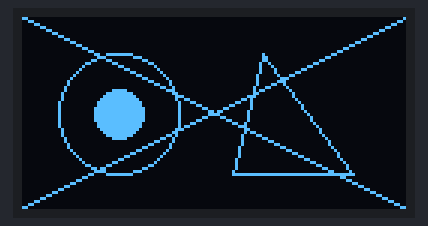
A sketch run on a simulated Arduino Uno, built with avr-gcc and run on an emulated ATmega328P. On the bench: 128×64 one-colour display. What the sketch prints to the serial monitor is not drawn.

Above: at 3.1 s.
At 6.1 s:
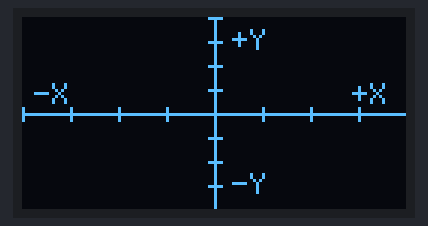
At 9.1 s:
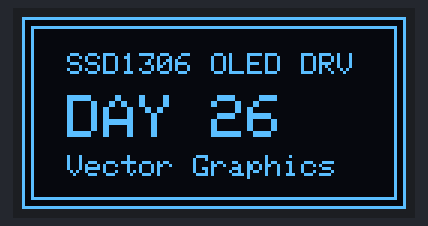

The sketch:

Day_26_OLED_Graphics.ino
```cpp
/*
 * 100 Projects with Arduino - Day 26
 * Project: SSD1306 OLED Display Graphics (Vector Drawing & Framebuffers)
 *
 * DESCRIPTION:
 * This project interfaces a 0.96" 128x64 pixel OLED display driven by the SSD1306 chip.
 * To meet professional mechatronics standards, this sketch:
 * 1. Implements a non-blocking Scene Scheduler using millis() to cycle through three distinct
 *    visual layouts (Text & Frame, Geometric Vectors, Coordinate Grid) every 3 seconds.
 * 2. Demonstrates the coordinate math and API calls of the industry-standard Adafruit GFX engine.
 * 3. Incorporates clean buffer flushing logic (`display.display()`) to optimize serial bus writes.
 *
 * THEORY OF OPERATION:
 * 1. OLED (Organic Light Emitting Diode): Unlike LCDs (Day 21) which require a separate backlight
 *    shining through liquid crystal gates, OLED pixels are self-luminous. Each individual pixel
 *    (an organic compound film) glows when given current. This yields absolute black levels
 * (infinite contrast), ultra-wide viewing angles, and extremely low power consumption.
 * 2. SSD1306 Driver and I2C Framebuffer:
 *    The OLED has a resolution of 128x64 = 8192 pixels. To control them, the SSD1306 chip uses an
 * internal graphic RAM. Because microcontrollers have limited RAM, the Adafruit library allocates a
 * local 1024-byte framebuffer in the Arduino's SRAM (128x64 bits = 8192 bits = 1024 bytes). All
 * drawing functions (drawCircle, print, etc.) write to this local SRAM buffer. The
 * `display.display()` call then transmits the entire 1kB buffer over the I2C bus at high speed,
 * updating the screen.
 *
 * WIRING:
 * - OLED VCC -> Arduino 5V (or 3.3V, check your module!)
 * - OLED GND -> Arduino GND
 * - OLED SDA -> Arduino SDA (A4 on Uno)
 * - OLED SCL -> Arduino SCL (A5 on Uno)
 *
 * LIBRARY REQUIREMENT:
 * This code requires these libraries by Adafruit:
 * 1. "Adafruit SSD1306" (display driver)
 * 2. "Adafruit GFX Library" (core graphics engine)
 * Install both via the Arduino Library Manager.
 */

#include <Adafruit_GFX.h>
#include <Adafruit_SSD1306.h>
#include <Wire.h>

// --- OLED DISPLAY DEFINITIONS ---
#define SCREEN_WIDTH 128     // OLED display width, in pixels
#define SCREEN_HEIGHT 64     // OLED display height, in pixels
#define OLED_RESET -1        // Reset pin (set to -1 if sharing Arduino reset pin)
#define SCREEN_ADDRESS 0x3C  // Standard I2C address for 0.96" OLEDs (0x3C or 0x3D)

// Instantiate the display object
Adafruit_SSD1306 display(SCREEN_WIDTH, SCREEN_HEIGHT, &Wire, OLED_RESET);

// --- SCENE SCHEDULER VARIABLES ---
int currentScene = 0;                      // Index of the active graphics scene (0 - 2)
unsigned long lastSceneChange = 0;         // Timestamp of the last scene transition
const unsigned long sceneDuration = 3000;  // Duration of each scene in ms (3 seconds)

void setup() {
  // Initialize Serial Monitor
  Serial.begin(9600);

  Serial.println("==================================================");
  Serial.println("Day 26: SSD1306 OLED Display Vector Graphics");
  Serial.println("==================================================");

  // Initialize the OLED screen. SSD1306_SWITCHCAPVCC generates 7.5V-9V internally for OLED drive.
  if (!display.begin(SSD1306_SWITCHCAPVCC, SCREEN_ADDRESS)) {
    Serial.println(("[ERROR] SSD1306 allocation failed. Check wiring!"));
    for (;;);  // Loop forever if display initialization fails
  }

  // Clear the library's default startup splash screen buffer
  display.clearDisplay();
  display.display();

  Serial.println("OLED Initialized successfully. Cycling scenes...");
}

void loop() {
  unsigned long currentTime = millis();

  // Step 1: Check scene timer and cycle scenes non-blockingly
  if (currentTime - lastSceneChange >= sceneDuration) {
    lastSceneChange = currentTime;

    currentScene++;
    if (currentScene > 2) {
      currentScene = 0;
    }

    // Clear buffer for the new scene
    display.clearDisplay();

    // Render the selected scene
    switch (currentScene) {
      case 0:
        drawTextScene();
        break;
      case 1:
        drawVectorGeometryScene();
        break;
      case 2:
        drawCoordinateGridScene();
        break;
    }

    // Step 2: Flush local SRAM framebuffer to the physical OLED panel over I2C
    display.display();

    Serial.print("[OLED] Transitioned to Scene: ");
    Serial.println(currentScene);
  }

  // Loop is non-blocking. Additional mechatronics loops can execute here.
}

/**
 * SCENE 0: Renders formatted text and border frames.
 */
void drawTextScene() {
  // Draw an outer boundary rectangle
  // drawRect(x, y, width, height, color)
  display.drawRect(0, 0, SCREEN_WIDTH, SCREEN_HEIGHT, SSD1306_WHITE);

  // Draw a second inner boundary rectangle
  display.drawRect(3, 3, SCREEN_WIDTH - 6, SCREEN_HEIGHT - 6, SSD1306_WHITE);

  // Set text size (1 = 5x7 pixel font, 2 = 10x14, etc.)
  display.setTextSize(1);
  display.setTextColor(SSD1306_WHITE);

  // setCursor(x, y) - coordinate (0,0) is top-left corner
  display.setCursor(15, 12);
  display.print("SSD1306 OLED DRV");

  display.setTextSize(2);
  display.setCursor(15, 26);
  display.print("DAY 26");

  display.setTextSize(1);
  display.setCursor(15, 46);
  display.print("Vector Graphics");
}

/**
 * SCENE 1: Renders geometric vector shapes (lines, circles, triangles, filled blocks).
 */
void drawVectorGeometryScene() {
  // Draw overlapping geometric shapes
  // 1. Draw a circle: drawCircle(centerX, centerY, radius, color)
  display.drawCircle(32, 32, 20, SSD1306_WHITE);

  // 2. Draw a filled circle: fillCircle(centerX, centerY, radius, color)
  display.fillCircle(32, 32, 8, SSD1306_WHITE);

  // 3. Draw a triangle: drawTriangle(x0, y0, x1, y1, x2, y2, color)
  display.drawTriangle(80, 12, 110, 52, 70, 52, SSD1306_WHITE);

  // 4. Draw crossing diagonal lines
  display.drawLine(0, 0, SCREEN_WIDTH, SCREEN_HEIGHT, SSD1306_WHITE);
  display.drawLine(0, SCREEN_HEIGHT - 1, SCREEN_WIDTH, 0, SSD1306_WHITE);
}

/**
 * SCENE 2: Renders a coordinate system grid (useful for mapping sensor logs or trajectories).
 */
void drawCoordinateGridScene() {
  // Draw vertical axis (X = 64)
  display.drawLine(64, 0, 64, SCREEN_HEIGHT, SSD1306_WHITE);

  // Draw horizontal axis (Y = 32)
  display.drawLine(0, 32, SCREEN_WIDTH, 32, SSD1306_WHITE);

  // Draw grid ticks
  for (int x = 0; x < SCREEN_WIDTH; x += 16) {
    display.drawLine(x, 30, x, 34, SSD1306_WHITE);  // X-axis ticks
  }
  for (int y = 0; y < SCREEN_HEIGHT; y += 8) {
    display.drawLine(62, y, 66, y, SSD1306_WHITE);  // Y-axis ticks
  }

  // Print axis labels
  display.setTextSize(1);
  display.setCursor(70, 4);
  display.print("+Y");
  display.setCursor(70, 52);
  display.print("-Y");
  display.setCursor(4, 22);
  display.print("-X");
  display.setCursor(110, 22);
  display.print("+X");
}
```

Measured:
- by itself, everything shown: repeats every 9.0 s, in 3 steps
- what the display in image 0 shows lasts 3.0 s, from 3.0 s to 6.0 s
